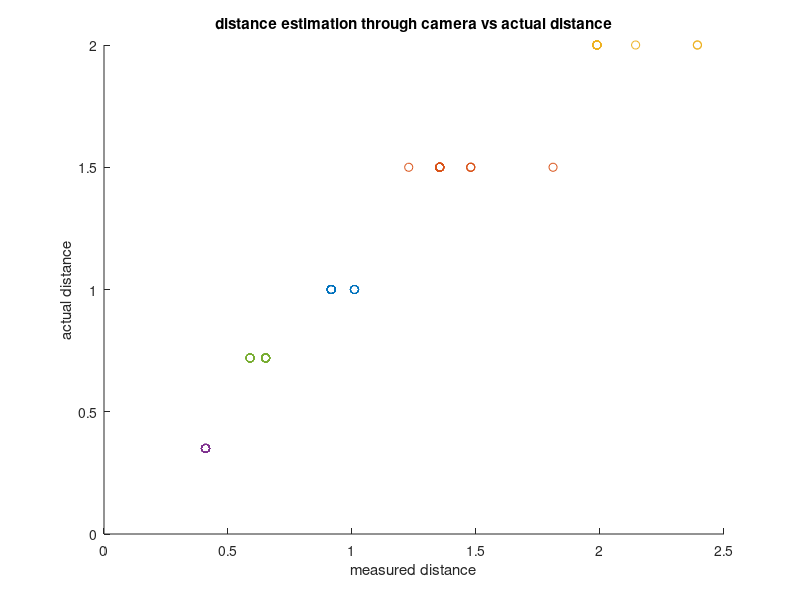

Write the MATLAB code that produced this figure. (Note: this script raises an error after producing the figure.)
clear all, close all, clc

x_rel_1m =load('vis_x_relsave_1m.mat');
x_rel_1pt5 = load('vis_x_relsave_1pt5.mat');
x_rel_2m = load('vis_x_relsave_2m.mat');
x_rel_pt35 = load('vis_x_relsave_pt35.mat');
x_rel_pt72 = load('vis_x_relsave_pt72.mat');

x_act_1m = ones(23,1);
x_act_1pt5 = 1.5*ones(23,1);
x_act_2m = 2*ones(23,1);
x_act_pt35 = 0.35 * ones(23,1);
x_act_pt72 = 0.72*ones(23,1);

scatter(x_rel_1m.vis_x_rel_save(1:23), x_act_1m)
hold on
scatter(x_rel_1pt5.vis_x_rel_save(1:23), x_act_1pt5)
scatter(x_rel_2m.vis_x_rel_save(1:23), x_act_2m)
scatter(x_rel_pt35.vis_x_rel_save(1:23), x_act_pt35)
scatter(x_rel_pt72.vis_x_rel_save(1:23), x_act_pt72)
xlabel('measured distance')
ylabel('actual distance')
title('distance estimation through camera vs actual distance')
hold off

%% calculating the frequency of the measurement to calculate the sensor noise.
% taking SNR = 19 after calculation 

Y = round(x_rel_1pt5.vis_x_rel_save,3);
a = unique(Y);
out = [a,histc(Y(:),a)];
data = Y;
gauss_fit_data = fitdist(data,'Normal');
%x_pt72m = [-1:.0001: 1]; %  actual relarive distance = 0.72 
%gauss_fit_pt72 = normpdf(x_pt5m, 0.625225, 0.0315404); SNR = mu/sigma = 19.8230
x_pt5m = [0.5130:.0001: 0.5234];
gauss_fit = normpdf(x_pt5m, 1.36969 , 0.0763855); % SNR = mu/sigma = 17.9313
